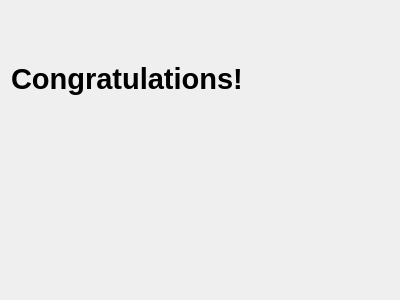
<?xml version="1.0" encoding="UTF-8"?>
<ui version="4.0">
 <class>SetupWiz_FinalPage</class>
 <widget class="QWizardPage" name="SetupWiz_FinalPage">
  <property name="geometry">
   <rect>
    <x>0</x>
    <y>0</y>
    <width>400</width>
    <height>300</height>
   </rect>
  </property>
  <property name="windowTitle">
   <string>WizardPage</string>
  </property>
  <layout class="QVBoxLayout" name="verticalLayout">
   <item>
    <widget class="QLabel" name="label">
     <property name="font">
      <font>
       <pointsize>22</pointsize>
       <weight>75</weight>
       <bold>true</bold>
      </font>
     </property>
     <property name="text">
      <string>Congratulations! </string>
     </property>
    </widget>
   </item>
   <item>
    <widget class="QLabel" name="FinalMsg">
     <property name="text">
      <string/>
     </property>
     <property name="wordWrap">
      <bool>true</bool>
     </property>
    </widget>
   </item>
  </layout>
 </widget>
 <resources/>
 <connections/>
</ui>
